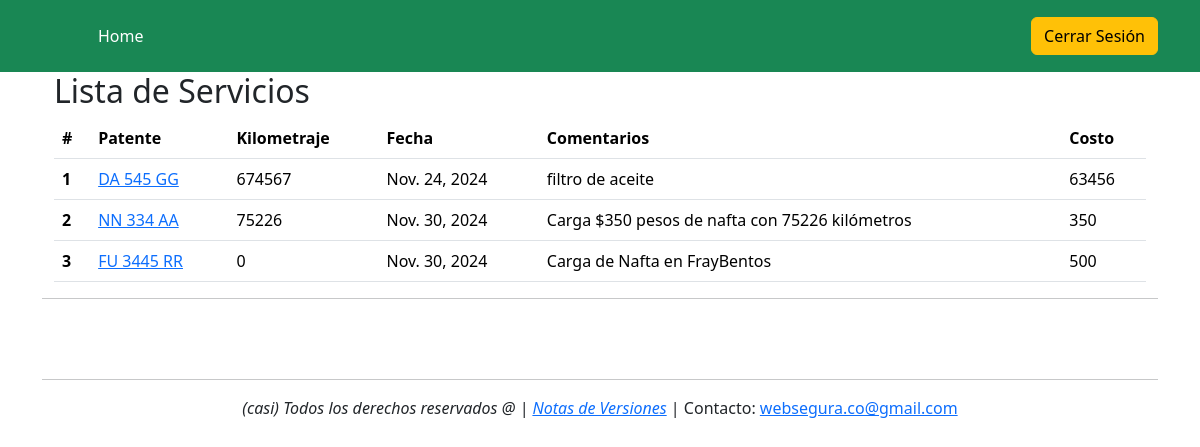
/servicelist/ (signed in), run on the app's committed database.
### autocare/models.py (models this page shows, shortened)
class Service(models.Model):
    vehicle = models.ForeignKey(Vehicle, on_delete=models.CASCADE, verbose_name='Patente')
    date = models.DateField(default=timezone.now, verbose_name='Fecha Servicio')
    kilometers = models.IntegerField(default=0, verbose_name='Kilometraje')
    service_type = models.CharField(max_length=500, choices=SERVICE_TYPE_CHOICES, verbose_name='Tipo de Servicio')
    coments = models.TextField(verbose_name='Comentarios', blank=True, help_text="Indique cualquier cosa que desee comentar")
    cost = models.IntegerField(verbose_name='Costo del Servicio')
    created_at = models.DateField(auto_now_add=True, verbose_name='Fecha Servicio')

class Vehicle(models.Model):
    def current_year():
        return datetime.date.today().year
    owner = models.ForeignKey(User, on_delete=models.CASCADE, verbose_name='Titular', related_name='vehicle_owner')
    plate = models.CharField(max_length=10, verbose_name='Patente')
    brand = models.CharField(max_length=50, choices=BRAND_CHOICES, verbose_name='Marca')
    moddel = models.CharField(max_length=50, verbose_name='Modelo')
    year = models.IntegerField(default=current_year, verbose_name='Año')
    color = models.CharField(max_length=50, verbose_name='Color')
    mileage = models.IntegerField(verbose_name='Kilometraje')
    car_mechanic = models.ForeignKey(User, on_delete=models.CASCADE, blank=True, null=True, verbose_name='Mecánico Asignado', related_name='assigned_mechanic')
    created_at = models.DateField(auto_now_add=True, verbose_name='Fecha Creación')

### autocare/views.py (the view)
# urls.py: path('servicelist/', ServicesView.as_view(), name='servicelist'),
class ServicesView(ListView):
    model = Service
    template_name = 'servicelist.html'
    context_object_name = 'object_list'
    def get_queryset(self):
        if self.request.user.is_anonymous:
            return Service.objects.none()
        else:
            return Service.objects.filter(vehicle__owner=self.request.user)
    def get_context_data(self, **kwargs):
        context = super().get_context_data(**kwargs)
        user = self.request.user
        context['user_form'] = UserForm(instance=user)
        context['profile_form'] = ProfileForm(instance=user.profile)
        return context

### accounts/models.py (called while the page is built)
    def is_mechanic(self):
        return self.user.groups.filter(name='Mecanicos').exists()

    def is_particular(self):
        return self.user.groups.filter(name='Particulares').exists()

### templates/servicelist.html
{% extends 'base.html' %}
{% block content %}
<div class="container">
    <h2>Lista de Servicios</h2>
    <table class="table">
        <thead>
            <tr>
                <th scope="col">#</th>
                <th scope="col">Patente</th>
                <th scope="col">Kilometraje</th>
                <th scope="col">Fecha</th>
                <th scope="col">Comentarios</th>
                <th scope="col">Costo</th>
            </tr>
        </thead>
        <tbody>
            {% for service_for in object_list %}
                <tr>
                    <th scope="row">{{ forloop.counter }}</th>
                    <td><a href="{% url 'vehicle_detail' service_for.vehicle.id %}">{{ service_for.vehicle.plate }}</a></td>
                    <td>{{ service_for.kilometers }}</td>
                    <td>{{ service_for.date }}</td>
                    <td>{{ service_for.coments }}</td>
                    <td>{{ service_for.cost }}</td>
                </tr>
            {% endfor %}
        </tbody>
    </table>
</div>
<hr>
{% endblock %}

### data on the page
Service: vehicle.plate "DA 545 GG", kilometers "674567", date "Nov. 24, 2024", coments "filtro de aceite", cost "63456"
Service: vehicle.plate "NN 334 AA", kilometers "75226", date "Nov. 30, 2024", coments "Carga $350 pesos de nafta con 75226 kilómetros", cost "350"
Service: vehicle.plate "FU 3445 RR", kilometers "0", date "Nov. 30, 2024", coments "Carga de Nafta en FrayBentos", cost "500"
